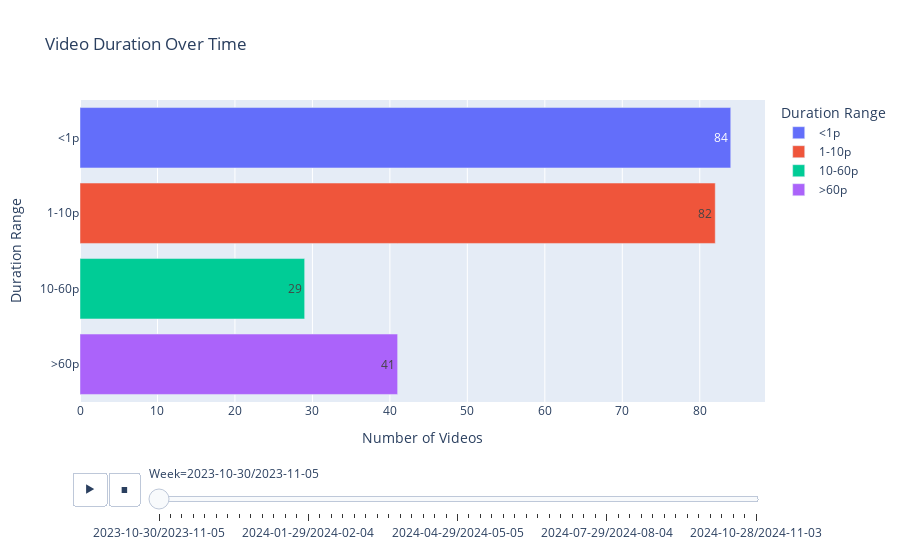

Notebook cell for this chart:
### Code cell
duration_videos['week'] = duration_videos['week'].astype(str)
duration_videos_long = duration_videos.melt(id_vars='week', 
											var_name='time', 
											value_name='count')
fig = px.bar(duration_videos_long, 
             x='count', 
             y='time',
             orientation='h', 
             color='time', 
             animation_frame='week', 
             title='Video Duration Over Time',
             labels={'count': 'Number of Videos', 'time': 'Duration Range', 'week': 'Week'},
             text='count')
fig.show()

### Figure 1 — Plotly figure (JSON) as saved in the notebook; plotly's stock layout.template omitted (floating-point values rounded to 4 significant figures)
{"data": [{"alignmentgroup": "True", "hovertemplate": "Duration Range=%{y}<br>Week=2023-10-30/2023-11-05<br>Number of Videos=%{text}<extra></extra>", "legendgroup": "<1p", "marker": {"color": "#636efa", "pattern": {"shape": ""}}, "name": "<1p", "offsetgroup": "<1p", "orientation": "h", "showlegend": true, "text": [84], "textposition": "auto", "type": "bar", "x": [84], "xaxis": "x", "y": ["<1p"], "yaxis": "y"}, {"alignmentgroup": "True", "hovertemplate": "Duration Range=%{y}<br>Week=2023-10-30/2023-11-05<br>Number of Videos=%{text}<extra></extra>", "legendgroup": "1-10p", "marker": {"color": "#EF553B", "pattern": {"shape": ""}}, "name": "1-10p", "offsetgroup": "1-10p", "orientation": "h", "showlegend": true, "text": [82], "textposition": "auto", "type": "bar", "x": [82], "xaxis": "x", "y": ["1-10p"], "yaxis": "y"}, {"alignmentgroup": "True", "hovertemplate": "Duration Range=%{y}<br>Week=2023-10-30/2023-11-05<br>Number of Videos=%{text}<extra></extra>", "legendgroup": "10-60p", "marker": {"color": "#00cc96", "pattern": {"shape": ""}}, "name": "10-60p", "offsetgroup": "10-60p", "orientation": "h", "showlegend": true, "text": [29], "textposition": "auto", "type": "bar", "x": [29], "xaxis": "x", "y": ["10-60p"], "yaxis": "y"}, {"alignmentgroup": "True", "hovertemplate": "Duration Range=%{y}<br>Week=2023-10-30/2023-11-05<br>Number of Videos=%{text}<extra></extra>", "legendgroup": ">60p", "marker": {"color": "#ab63fa", "pattern": {"shape": ""}}, "name": ">60p", "offsetgroup": ">60p", "orientation": "h", "showlegend": true, "text": [41], "textposition": "auto", "type": "bar", "x": [41], "xaxis": "x", "y": [">60p"], "yaxis": "y"}], "layout": {"barmode": "relative", "legend": {"title": {"text": "Duration Range"}, "tracegroupgap": 0}, "sliders": [{"active": 0, "currentvalue": {"prefix": "Week="}, "len": 0.9, "pad": {"b": 10, "t": 60}, "steps": [{"args": [["2023-10-30/2023-11-05"], {"frame": {"duration": 0, "redraw": true}, "fromcurrent": true, "mode": "immediate", "transition": {"duration": 0, "easing": "linear"}}], "label": "2023-10-30/2023-11-05", "method": "animate"}, {"args": [["2023-11-06/2023-11-12"], {"frame": {"duration": 0, "redraw": true}, "fromcurrent": true, "mode": "immediate", "transition": {"duration": 0, "easing": "linear"}}], "label": "2023-11-06/2023-11-12", "method": "animate"}, {"args": [["2023-11-13/2023-11-19"], {"frame": {"duration": 0, "redraw": true}, "fromcurrent": true, "mode": "immediate", "transition": {"duration": 0, "easing": "linear"}}], "label": "2023-11-13/2023-11-19", "method": "animate"}, {"args": [["2023-11-20/2023-11-26"], {"frame": {"duration": 0, "redraw": true}, "fromcurrent": true, "mode": "immediate", "transition": {"duration": 0, "easing": "linear"}}], "label": "2023-11-20/2023-11-26", "method": "animate"}, {"args": [["2023-11-27/2023-12-03"], {"frame": {"duration": 0, "redraw": true}, "fromcurrent": true, "mode": "immediate", "transition": {"duration": 0, "easing": "linear"}}], "label": "2023-11-27/2023-12-03", "method": "animate"}, {"args": [["2023-12-04/2023-12-10"], {"frame": {"duration": 0, "redraw": true}, "fromcurrent": true, "mode": "immediate", "transition": {"duration": 0, "easing": "linear"}}], "label": "2023-12-04/2023-12-10", "method": "animate"}, {"args": [["2023-12-11/2023-12-17"], {"frame": {"duration": 0, "redraw": true}, "fromcurrent": true, "mode": "immediate", "transition": {"duration": 0, "easing": "linear"}}], "label": "2023-12-11/2023-12-17", "method": "animate"}, {"args": [["2023-12-18/2023-12-24"], {"frame": {"duration": 0, "redraw": true}, "fromcurrent": true, "mode": "immediate", "transition": {"duration": 0, "easing": "linear"}}], "label": "2023-12-18/2023-12-24", "method": "animate"}, {"args": [["2023-12-25/2023-12-31"], {"frame": {"duration": 0, "redraw": true}, "fromcurrent": true, "mode": "immediate", "transition": {"duration": 0, "easing": "linear"}}], "label": "2023-12-25/2023-12-31", "method": "animate"}, {"args": [["2024-01-01/2024-01-07"], {"frame": {"duration": 0, "redraw": true}, "fromcurrent": true, "mode": "immediate", "transition": {"duration": 0, "easing": "linear"}}], "label": "2024-01-01/2024-01-07", "method": "animate"}, {"args": [["2024-01-08/2024-01-14"], {"frame": {"duration": 0, "redraw": true}, "fromcurrent": true, "mode": "immediate", "transition": {"duration": 0, "easing": "linear"}}], "label": "2024-01-08/2024-01-14", "method": "animate"}, {"args": [["2024-01-15/2024-01-21"], {"frame": {"duration": 0, "redraw": true}, "fromcurrent": true, "mode": "immediate", "transition": {"duration": 0, "easing": "linear"}}], "label": "2024-01-15/2024-01-21", "method": "animate"}, {"args": [["2024-01-22/2024-01-28"], {"frame": {"duration": 0, "redraw": true}, "fromcurrent": true, "mode": "immediate", "transition": {"duration": 0, "easing": "linear"}}], "label": "2024-01-22/2024-01-28", "method": "animate"}, {"args": [["2024-01-29/2024-02-04"], {"frame": {"duration": 0, "redraw": true}, "fromcurrent": true, "mode": "immediate", "transition": {"duration": 0, "easing": "linear"}}], "label": "2024-01-29/2024-02-04", "method": "animate"}, {"args": [["2024-02-05/2024-02-11"], {"frame": {"duration": 0, "redraw": true}, "fromcurrent": true, "mode": "immediate", "transition": {"duration": 0, "easing": "linear"}}], "label": "2024-02-05/2024-02-11", "method": "animate"}, {"args": [["2024-02-12/2024-02-18"], {"frame": {"duration": 0, "redraw": true}, "fromcurrent": true, "mode": "immediate", "transition": {"duration": 0, "easing": "linear"}}], "label": "2024-02-12/2024-02-18", "method": "animate"}, {"args": [["2024-02-19/2024-02-25"], {"frame": {"duration": 0, "redraw": true}, "fromcurrent": true, "mode": "immediate", "transition": {"duration": 0, "easing": "linear"}}], "label": "2024-02-19/2024-02-25", "method": "animate"}, {"args": [["2024-02-26/2024-03-03"], {"frame": {"duration": 0, "redraw": true}, "fromcurrent": true, "mode": "immediate", "transition": {"duration": 0, "easing": "linear"}}], "label": "2024-02-26/2024-03-03", "method": "animate"}, {"args": [["2024-03-04/2024-03-10"], {"frame": {"duration": 0, "redraw": true}, "fromcurrent": true, "mode": "immediate", "transition": {"duration": 0, "easing": "linear"}}], "label": "2024-03-04/2024-03-10", "method": "animate"}, {"args": [["2024-03-11/2024-03-17"], {"frame": {"duration": 0, "redraw": true}, "fromcurrent": true, "mode": "immediate", "transition": {"duration": 0, "easing": "linear"}}], "label": "2024-03-11/2024-03-17", "method": "animate"}, {"args": [["2024-03-18/2024-03-24"], {"frame": {"duration": 0, "redraw": true}, "fromcurrent": true, "mode": "immediate", "transition": {"duration": 0, "easing": "linear"}}], "label": "2024-03-18/2024-03-24", "method": "animate"}, {"args": [["2024-03-25/2024-03-31"], {"frame": {"duration": 0, "redraw": true}, "fromcurrent": true, "mode": "immediate", "transition": {"duration": 0, "easing": "linear"}}], "label": "2024-03-25/2024-03-31", "method": "animate"}, {"args": [["2024-04-01/2024-04-07"], {"frame": {"duration": 0, "redraw": true}, "fromcurrent": true, "mode": "immediate", "transition": {"duration": 0, "easing": "linear"}}], "label": "2024-04-01/2024-04-07", "method": "animate"}, {"args": [["2024-04-08/2024-04-14"], {"frame": {"duration": 0, "redraw": true}, "fromcurrent": true, "mode": "immediate", "transition": {"duration": 0, "easing": "linear"}}], "label": "2024-04-08/2024-04-14", "method": "animate"}, {"args": [["2024-04-15/2024-04-21"], {"frame": {"duration": 0, "redraw": true}, "fromcurrent": true, "mode": "immediate", "transition": {"duration": 0, "easing": "linear"}}], "label": "2024-04-15/2024-04-21", "method": "animate"}, {"args": [["2024-04-22/2024-04-28"], {"frame": {"duration": 0, "redraw": true}, "fromcurrent": true, "mode": "immediate", "transition": {"duration": 0, "easing": "linear"}}], "label": "2024-04-22/2024-04-28", "method": "animate"}, {"args": [["2024-04-29/2024-05-05"], {"frame": {"duration": 0, "redraw": true}, "fromcurrent": true, "mode": "immediate", "transition": {"duration": 0, "easing": "linear"}}], "label": "2024-04-29/2024-05-05", "method": "animate"}, {"args": [["2024-05-06/2024-05-12"], {"frame": {"duration": 0, "redraw": true}, "fromcurrent": true, "mode": "immediate", "transition": {"duration": 0, "easing": "linear"}}], "label": "2024-05-06/2024-05-12", "method": "animate"}, {"args": [["2024-05-13/2024-05-19"], {"frame": {"duration": 0, "redraw": true}, "fromcurrent": true, "mode": "immediate", "transition": {"duration": 0, "easing": "linear"}}], "label": "2024-05-13/2024-05-19", "method": "animate"}, {"args": [["2024-05-20/2024-05-26"], {"frame": {"duration": 0, "redraw": true}, "fromcurrent": true, "mode": "immediate", "transition": {"duration": 0, "easing": "linear"}}], "label": "2024-05-20/2024-05-26", "method": "animate"}, {"args": [["2024-05-27/2024-06-02"], {"frame": {"duration": 0, "redraw": true}, "fromcurrent": true, "mode": "immediate", "transition": {"duration": 0, "easing": "linear"}}], "label": "2024-05-27/2024-06-02", "method": "animate"}, {"args": [["2024-06-03/2024-06-09"], {"frame": {"duration": 0, "redraw": true}, "fromcurrent": true, "mode": "immediate", "transition": {"duration": 0, "easing": "linear"}}], "label": "2024-06-03/2024-06-09", "method": "animate"}, {"args": [["2024-06-10/2024-06-16"], {"frame": {"duration": 0, "redraw": true}, "fromcurrent": true, "mode": "immediate", "transition": {"duration": 0, "easing": "linear"}}], "label": "2024-06-10/2024-06-16", "method": "animate"}, {"args": [["2024-06-17/2024-06-23"], {"frame": {"duration": 0, "redraw": true}, "fromcurrent": true, "mode": "immediate", "transition": {"duration": 0, "easing": "linear"}}], "label": "2024-06-17/2024-06-23", "method": "animate"}, {"args": [["2024-06-24/2024-06-30"], {"frame": {"duration": 0, "redraw": true}, "fromcurrent": true, "mode": "immediate", "transition": {"duration": 0, "easing": "linear"}}], "label": "2024-06-24/2024-06-30", "method": "animate"}, {"args": [["2024-07-01/2024-07-07"], {"frame": {"duration": 0, "redraw": true}, "fromcurrent": true, "mode": "immediate", "transition": {"duration": 0, "easing": "linear"}}], "label": "2024-07-01/2024-07-07", "method": "animate"}, {"args": [["2024-07-08/2024-07-14"], {"frame": {"duration": 0, "redraw": true}, "fromcurrent": true, "mode": "immediate", "transition": {"duration": 0, "easing": "linear"}}], "label": "2024-07-08/2024-07-14", "method": "animate"}, {"args": [["2024-07-15/2024-07-21"], {"frame": {"duration": 0, "redraw": true}, "fromcurrent": true, "mode": "immediate", "transition": {"duration": 0, "easing": "linear"}}], "label": "2024-07-15/2024-07-21", "method": "animate"}, {"args": [["2024-07-22/2024-07-28"], {"frame": {"duration": 0, "redraw": true}, "fromcurrent": true, "mode": "immediate", "transition": {"duration": 0, "easing": "linear"}}], "label": "2024-07-22/2024-07-28", "method": "animate"}, {"args": [["2024-07-29/2024-08-04"], {"frame": {"duration": 0, "redraw": true}, "fromcurrent": true, "mode": "immediate", "transition": {"duration": 0, "easing": "linear"}}], "label": "2024-07-29/2024-08-04", "method": "animate"}, {"args": [["2024-08-05/2024-08-11"], {"frame": {"duration": 0, "redraw": true}, "fromcurrent": true, "mode": "immediate", "transition": {"duration": 0, "easing": "linear"}}], "label": "2024-08-05/2024-08-11", "method": "animate"}, {"args": [["2024-08-12/2024-08-18"], {"frame": {"duration": 0, "redraw": true}, "fromcurrent": true, "mode": "immediate", "transition": {"duration": 0, "easing": "linear"}}], "label": "2024-08-12/2024-08-18", "method": "animate"}, {"args": [["2024-08-19/2024-08-25"], {"frame": {"duration": 0, "redraw": true}, "fromcurrent": true, "mode": "immediate", "transition": {"duration": 0, "easing": "linear"}}], "label": "2024-08-19/2024-08-25", "method": "animate"}, {"args": [["2024-08-26/2024-09-01"], {"frame": {"duration": 0, "redraw": true}, "fromcurrent": true, "mode": "immediate", "transition": {"duration": 0, "easing": "linear"}}], "label": "2024-08-26/2024-09-01", "method": "animate"}, {"args": [["2024-09-02/2024-09-08"], {"frame": {"duration": 0, "redraw": true}, "fromcurrent": true, "mode": "immediate", "transition": {"duration": 0, "easing": "linear"}}], "label": "2024-09-02/2024-09-08", "method": "animate"}, {"args": [["2024-09-09/2024-09-15"], {"frame": {"duration": 0, "redraw": true}, "fromcurrent": true, "mode": "immediate", "transition": {"duration": 0, "easing": "linear"}}], "label": "2024-09-09/2024-09-15", "method": "animate"}, {"args": [["2024-09-16/2024-09-22"], {"frame": {"duration": 0, "redraw": true}, "fromcurrent": true, "mode": "immediate", "transition": {"duration": 0, "easing": "linear"}}], "label": "2024-09-16/2024-09-22", "method": "animate"}, {"args": [["2024-09-23/2024-09-29"], {"frame": {"duration": 0, "redraw": true}, "fromcurrent": true, "mode": "immediate", "transition": {"duration": 0, "easing": "linear"}}], "label": "2024-09-23/2024-09-29", "method": "animate"}, {"args": [["2024-09-30/2024-10-06"], {"frame": {"duration": 0, "redraw": true}, "fromcurrent": true, "mode": "immediate", "transition": {"duration": 0, "easing": "linear"}}], "label": "2024-09-30/2024-10-06", "method": "animate"}, {"args": [["2024-10-07/2024-10-13"], {"frame": {"duration": 0, "redraw": true}, "fromcurrent": true, "mode": "immediate", "transition": {"duration": 0, "easing": "linear"}}], "label": "2024-10-07/2024-10-13", "method": "animate"}, {"args": [["2024-10-14/2024-10-20"], {"frame": {"duration": 0, "redraw": true}, "fromcurrent": true, "mode": "immediate", "transition": {"duration": 0, "easing": "linear"}}], "label": "2024-10-14/2024-10-20", "method": "animate"}, {"args": [["2024-10-21/2024-10-27"], {"frame": {"duration": 0, "redraw": true}, "fromcurrent": true, "mode": "immediate", "transition": {"duration": 0, "easing": "linear"}}], "label": "2024-10-21/2024-10-27", "method": "animate"}, {"args": [["2024-10-28/2024-11-03"], {"frame": {"duration": 0, "redraw": true}, "fromcurrent": true, "mode": "immediate", "transition": {"duration": 0, "easing": "linear"}}], "label": "2024-10-28/2024-11-03", "method": "animate"}], "x": 0.1, "xanchor": "left", "y": 0, "yanchor": "top"}], "title": {"text": "Video Duration Over Time"}, "updatemenus": [{"buttons": [{"args": [null, {"frame": {"duration": 500, "redraw": true}, "fromcurrent": true, "mode": "immediate", "transition": {"duration": 500, "easing": "linear"}}], "label": "&#9654;", "method": "animate"}, {"args": [[null], {"frame": {"duration": 0, "redraw": true}, "fromcurrent": true, "mode": "immediate", "transition": {"duration": 0, "easing": "linear"}}], "label": "&#9724;", "method": "animate"}], "direction": "left", "pad": {"r": 10, "t": 70}, "showactive": false, "type": "buttons", "x": 0.1, "xanchor": "right", "y": 0, "yanchor": "top"}], "xaxis": {"anchor": "y", "domain": [0, 1], "title": {"text": "Number of Videos"}}, "yaxis": {"anchor": "x", "categoryarray": [">60p", "10-60p", "1-10p", "<1p"], "categoryorder": "array", "domain": [0, 1], "title": {"text": "Duration Range"}}}}
